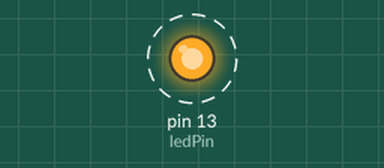
A sketch run on a simulated Arduino Uno, built with avr-gcc and run on an emulated ATmega328P. Parts: output pins drawn as LEDs (lit = HIGH). Dashed ring = blinking.

Above: at 0.2 s.
Timing chart, 0 to 3.0 s (numbered marks = the images above):
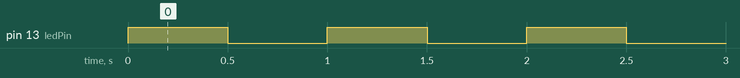

The sketch:

delay_millis.ino
```cpp
/********************************************************************
    [ delay Function for No Temporarily stop the program ]
    unsigned long preMillis = 0;
    void loop() {
    unsigned long curMillis = millis();
    if ( curMillis - preMillis >= 1000 ) { => Action(); delay(1000);
            preMillis = curMillis;
            Action();                   }
*********************************************************************/
#define ledPin      13

void setup() {
    pinMode(ledPin, OUTPUT);
}

void loop() {
    digitalWrite(ledPin, HIGH);
    delay(500);

    digitalWrite(ledPin, LOW);
    delay(500);
}
```

Measured:
- by itself, pin 13 (ledPin): alternates HIGH for 0.50 s and LOW for 0.50 s
